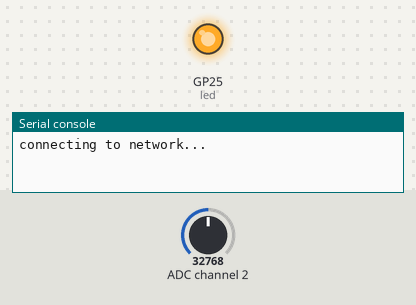
This program was run on a simulated Raspberry Pi Pico running MicroPython. Parts: output pins drawn as LEDs (lit = HIGH), the last lines printed to the serial console. The test bench sets the inputs (shaded band); at power-on: ADC channel 2 = 32768 (analog values on the 0–65535 scale). WiFi joins after 1.5 s; random numbers come from a fixed seed; values from a settings file that is not in the repository are placeholders; web requests get an empty 200 reply after 0.4 s; pins used as bus, display or sensor lines are not drawn.

Above: at 1.7 s.
At 2.9 s:
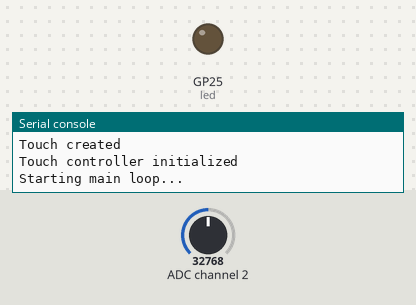
Timing chart, 0 to 4.4 s (numbered marks = the images above):
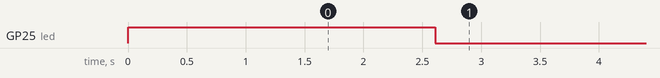

The program:

main.py
```python
import time
import sys
from machine import Timer
from dbmeter import DBMeter
from lcd import LCD_1inch69
from touch import Touch_CST816D
from bar_gauge import BarGauge
from typing import Union
from urandom import randint

#Pin definition  引脚定义
I2C_SDA = 4  # Touch: I2C0 SDA on GP4
I2C_SDL = 5  # Touch: I2C0 SCL on GP5
I2C_IRQ = 17
I2C_RST = 16

DC = 14
CS = 9
SCK = 10
MOSI = 11
MISO = 12
RST = 8

BL = 15


#Volume Meter UI  音量计UI
class VolmeMeterUI:

    custom_bar_color: Union[int, None] = None

    def __init__(self, lcd: LCD_1inch69, min_db=0, max_db=100):
        """
        Initialize the volume meter UI

        Args:
            lcd: LCD_1inch69 display object
            min_db: Minimum decibel value for the scale
            max_db: Maximum decibel value for the scale
        """
        self.lcd = lcd
        self.min_db = min_db
        self.max_db = max_db
        self.current_db = 0

        # Initialize gauge renderer

        # Bar gauge
        self.bar_gauge = BarGauge(
            lcd,
            bar_width=200,
            bar_height=30,
            x=20,
            y=120
        )

        # Mode tracking: True = arc, False = bar
        self.use_arc_mode = False


    def get_color_for_db(self, db_value):
        """
        Return color based on dB level
        Green (quiet): 30-60 dB
        Yellow (normal): 60-80 dB
        Red (loud): 80+ dB
        """
        if db_value < 60:
            return self.lcd.green
        elif db_value < 80:
            return self.lcd.yellow
        else:
            return self.lcd.red

    def update_decibel(self, db_value):
        """Update the current decibel value"""
        self.current_db = db_value
        self.draw()

    def draw(self):
        """Draw the volume meter UI"""
        # Clear screen with white background
        self.lcd.fill(self.lcd.white)

        # Title
        self.lcd.write_text('Volume Level', 25, 20, 2, self.lcd.black)

        # Calculate fill percentage based on current dB
        db_range = self.max_db - self.min_db
        fill_percent = (self.current_db - self.min_db) / db_range
        # Clamp to 0-1 range
        fill_percent = max(0.0, min(1.0, fill_percent))

        # Get color for current level
        bar_color = self.custom_bar_color or self.get_color_for_db(self.current_db)

        # Render appropriate gauge based on mode
        self.bar_gauge.draw(fill_percent, bar_color)

        # Draw dB value as large text (centered below gauge)
        db_text = str(int(self.current_db))
        self.lcd.write_text(db_text, 80, 180, 5, bar_color)

        # Draw "dB" label
        self.lcd.write_text('dB', 170, 195, 3, self.lcd.black)

        # Draw min/max range indicators
        self.lcd.write_text(str(self.min_db), 20, 155, 2, self.lcd.black)
        self.lcd.write_text(str(self.max_db), 180, 155, 2, self.lcd.black)

        # Update display
        self.lcd.show()

if __name__=='__main__':
    # Wrap everything in try/except to prevent blocking REPL
    try:
        print("Starting Volume Meter...")
        LCD = None
        vm_ui = None
        db_meter = None

        try:
            LCD = LCD_1inch69()
            LCD.set_bl_pwm(65535)
            print("LCD initialized")
        except Exception as e:
            print(f"LCD init failed: {e}")

        if LCD:
            try:
                # Initialize volume meter UI
                vm_ui = VolmeMeterUI(LCD, min_db=0, max_db=100)
                print("Volume Meter initialized")
            except Exception as e:
                print(f"VolmeMeterUI init failed: {e}")

        try:
            db_meter = DBMeter()
            print("DBMeter initialized")
        except Exception as e:
            print(f"DBMeter init failed: {e}")

        # Initialize touch controller (gesture mode)
        touch = None
        try:
            print("Initializing touch...")
            touch = Touch_CST816D(LCD=LCD)
            print("Touch created")
            touch.Set_Mode(0)  # 0 = gesture mode
            print("Touch controller initialized")
        except Exception as e:
            print(f"Touch init failed: {e}")
            print("Continuing without touch support")

        if not (vm_ui and db_meter and LCD):
            print("ERROR: Failed to initialize required components")
            import sys
            sys.exit()

        # Timer callback to update meter
        def update_meter(timer):
            assert vm_ui is not None, "UI should be initialized in order to update display"
            assert db_meter is not None, "DB Meter should be initialized to record volume"

            start = time.ticks_ms()
            sound_level = db_meter.current_decibel
            if sound_level > 70:
                db_meter.notify()
            vm_ui.update_decibel(sound_level)
            elapsed = time.ticks_ms() - start

            if elapsed > 100:
                print(f"Update took {elapsed}ms")

        # Create timer that triggers every 500ms (0.5 seconds)
        timer = Timer(-1)
        timer.init(period=500, mode=Timer.PERIODIC, callback=update_meter)
        print("Starting main loop...")

        # Keep the program running
        while True:
            # Check for long press gesture (0x0C)
            if touch and touch.Gestures == 0x0C:
                colors = [LCD.blue, LCD.black, LCD.red, LCD.yellow]
                new_color = colors[randint(0,3)]
                vm_ui.custom_bar_color = new_color
                print(f"Updated bar color to {new_color=}")
                touch.Gestures = "None"  # Reset gesture after handling
                time.sleep(0.5)  # Debounce delay
            time.sleep(0.1)
    except KeyboardInterrupt:
        timer.deinit()
        if LCD:
            LCD.fill(LCD.white)
            LCD.write_text(text="STOP",x=0,y=60,size=5,color=LCD.red)
            LCD.show()
            time.sleep(1)  # Show message briefly
            LCD.set_bl_pwm(0)  # Turn off backlight
        print("Main interrupted by user - REPL available")
    except Exception as e:
        timer.deinit()
        if LCD:
            LCD.fill(LCD.white)
            LCD.write_text(text="FAIL",x=0,y=60,size=5,color=LCD.red)
            LCD.show()
            time.sleep(1)  # Show message briefly
            LCD.set_bl_pwm(0)  # Turn off backlight
        print(f"Main startup failed: {e}")
        print("REPL remains available for debugging")
        sys.print_exception(e)
```

dbmeter.py
```python
import machine
import utime
import urequests
import sys
import ujson

class DBMeter():

###############################################
    # Constants
    # I2C address
    PCBARTISTS_DBM = 0x48

    # Registers
    I2C_REG_VERSION		= 0x00
    I2C_REG_ID3			= 0x01
    I2C_REG_ID2			= 0x02
    I2C_REG_ID1			= 0x03
    I2C_REG_ID0			= 0x04
    I2C_REG_SCRATCH		= 0x05
    I2C_REG_CONTROL		= 0x06
    I2C_REG_TAVG_HIGH	= 0x07
    I2C_REG_TAVG_LOW	= 0x08
    I2C_REG_RESET		= 0x09
    I2C_REG_DECIBEL		= 0x0A
    I2C_REG_MIN			= 0x0B
    I2C_REG_MAX			= 0x0C
    I2C_REG_THR_MIN     = 0x0D
    I2C_REG_THR_MAX     = 0x0E
    I2C_REG_HISTORY_0	= 0x14
    I2C_REG_HISTORY_99	= 0x77

    # Notifications
    LAST_NOTIFICATION = 0 #
    NOTIFICATION_COOLDOWN = 90 # seconds

###############################################

    def __init__(self):
        # Initialize I2C with pins
        # Using I2C1 bus with GP2 (SDA) and GP3 (SCL)
        self.i2c = machine.I2C(1,
                        scl=machine.Pin(3),
                        sda=machine.Pin(2),
                        freq=100000)

    ###############################################
    # Functions

    def reg_write(self, addr, reg, data):
        """
        Write bytes to the specified register.
        """

        # Construct message
        msg = bytearray()
        msg.append(data)

        # Write out message to register
        self.i2c.writeto_mem(addr, reg, msg)

    def reg_read(self, addr, reg, nbytes=1):
        """
        Read byte(s) from specified register. If nbytes > 1, read from consecutive
        registers.
        """

        # Check to make sure caller is asking for 1 or more bytes
        if nbytes < 1:
            return bytearray()

        # Request data from specified register(s) over I2C
        data = self.i2c.readfrom_mem(addr, reg, nbytes)

        return data

    @property
    def current_decibel(self):
        """
        Read the current sound level in decibels (dB SPL) from the meter.

        :return: Current sound level as integer
        """
        try:
            data = self.reg_read(self.PCBARTISTS_DBM, self.I2C_REG_DECIBEL)
            self._decibel_value = int.from_bytes(data, "big")
            return self._decibel_value
        except Exception as e:
            print(f"DBMeter Error - Failed to read I2C register: {type(e).__name__}: {e}")
            return 0

    @property
    def notification_cooldown(self):
        """
        Docstring for notification_cooldown

        :param self: Description

        :return: Whether cooldown since last notification is over
        """
        time_since_last_cooldown = round( (utime.ticks_diff(utime.ticks_ms(),self.LAST_NOTIFICATION)) / 1000 ) # seconds
        print(time_since_last_cooldown)
        return time_since_last_cooldown > self.NOTIFICATION_COOLDOWN


    def notify(self,body = None, title = None):
        """
        data = f"You are being too loud: {self._decibel_value}db".encode("utf-8")
        headers = {
            "Title": "Shhhhhh....",
            "Priority": "urgent",
            "Tags": "warning,loudspeaker"
        }
        print("Alerting user of noise disturbance.")
        urequests.post("https://ntfy.oss.house/volume_alerts", data=data, headers=headers)
        """
        try:
            assert self.notification_cooldown, "Cooldown period is not over"
            response = urequests.post(
                url="http://ntfy.oss.house/push",
                headers={
                    "Content-Type": "application/json; charset=utf-8",
                },
                data=ujson.dumps({
                    "body": body or f"You are being too loud: {self._decibel_value}db",
                    "device_key": "47ms9y4nmKRTkKodctcWdR",
                    "title": title or "Noise Alert",
                    # "sound": "minuet",
                    "badge": 1,
                    "icon": "https://cdn-icons-png.flaticon.com/512/1320/1320548.png", # Red Siren Light
                    "group": "noise-alert",
                    # "url": "https://mritd.com"
                })
            )
            self.LAST_NOTIFICATION = utime.ticks_ms()
            print('Response HTTP Status Code: {status_code}'.format(
                status_code=response.status_code))
            print('Response HTTP Response Body: {content}'.format(
                content=response.content))
        except OSError as e:
            print(f'HTTP Request failed: {e}')
        except AssertionError as e:
            print(f"Error: {e}")

###############################################
# Main
if __name__=="__main__":
    db_meter = DBMeter()

    # Read device ID to make sure that we can communicate with the ADXL343
    data = db_meter.reg_read(db_meter.PCBARTISTS_DBM, db_meter.I2C_REG_VERSION)
    print("dbMeter VERSION = 0x{:02x}".format(int.from_bytes(data, "big")))

    data = db_meter.reg_read(db_meter.PCBARTISTS_DBM, db_meter.I2C_REG_ID3, 4)
    print("Unique ID: 0x{:02x} ".format(int.from_bytes(data, "big")))

    db_meter.notify(body=f"Testing Meter {db_meter.current_decibel}db")

    utime.sleep(3)

    db_meter.notify(body=f"Testing Meter {db_meter.current_decibel}db")

    utime.sleep(7)

    db_meter.notify(body=f"Testing Meter {db_meter.current_decibel}db")

    while True:
        sound_level = db_meter.current_decibel
        print("Sound Level (dB SPL) = {:02d}".format(sound_level))
        utime.sleep (2)
    sys.exit()
```

touch.py
```python
from machine import Pin,I2C
import time


#Pin definition  引脚定义
I2C_SDA = 4  # Touch: I2C0 SDA on GP4
I2C_SDL = 5  # Touch: I2C0 SCL on GP5
I2C_IRQ = 17
I2C_RST = 16

DC = 14
CS = 9
SCK = 10
MOSI = 11
MISO = 12
RST = 8

BL = 15

#Touch drive  触摸驱动
class Touch_CST816D(object):
    #Initialize the touch chip  初始化触摸芯片
    def __init__(self,address=0x15,mode=0,i2c_num=0,i2c_sda=I2C_SDA,i2c_scl=I2C_SDL,irq_pin=I2C_IRQ,rst_pin=I2C_RST,LCD=None):
        self._bus = I2C(scl=Pin(i2c_scl),sda=Pin(i2c_sda),freq=400_000) #Initialize I2C 初始化I2C
        self._address = address #Set slave address  设置从机地址
        self.int=Pin(irq_pin,Pin.IN, Pin.PULL_UP)
        self.rst=Pin(rst_pin,Pin.OUT)
        self.Reset()
        bRet=self.WhoAmI()
        if bRet :
            print("Success:Detected CST816D.")
            Rev= self.Read_Revision()
            print("CST816D Revision = {}".format(Rev))
            self.Stop_Sleep()
        else    :
            print("Error: Not Detected CST816D.")
            return None
        self.Mode = mode
        self.Gestures="None"
        self.Flag = self.Flgh =self.l = 0
        self.X_point = self.Y_point = 0
        self.int.irq(handler=self.Int_Callback,trigger=Pin.IRQ_FALLING)
        if not LCD:
            from lcd import LCD_1inch69
            self.LCD = LCD_1inch69()
            self.LCD.set_bl_pwm(65535)
        else:
            self.LCD = LCD

    def _read_byte(self,cmd):
        rec=self._bus.readfrom_mem(int(self._address),int(cmd),1)
        return rec[0]

    def _read_block(self, reg, length=1):
        rec=self._bus.readfrom_mem(int(self._address),int(reg),length)
        return rec

    def _write_byte(self,cmd,val):
        self._bus.writeto_mem(int(self._address),int(cmd),bytes([int(val)]))

    def WhoAmI(self):
        if (0xB5) != self._read_byte(0xA7):
            return False
        return True

    def Read_Revision(self):
        return self._read_byte(0xA9)

    #Stop sleeping  停止睡眠
    def Stop_Sleep(self):
        self._write_byte(0xFE,0x01)

    #Reset  复位
    def Reset(self):
        self.rst(0)
        time.sleep_ms(1)
        self.rst(1)
        time.sleep_ms(50)

    #Set mode  设置模式
    def Set_Mode(self,mode,callback_time=10,rest_time=5):
        # mode = 0 gestures mode
        # mode = 1 point mode
        # mode = 2 mixed mode
        if (mode == 1):
            self._write_byte(0xFA,0X41)

        elif (mode == 2) :
            self._write_byte(0xFA,0X71)

        else:
            self._write_byte(0xFA,0X11)
            self._write_byte(0xEC,0X01)

    #Get the coordinates of the touch  获取触摸的坐标
    def get_point(self):
        xy_point = self._read_block(0x03,4)

        x_point= ((xy_point[0]&0x0f)<<8)+xy_point[1]
        y_point= ((xy_point[2]&0x0f)<<8)+xy_point[3]

        self.X_point=x_point
        self.Y_point=y_point

    #Draw points and show  画点并显示
    def Touch_HandWriting(self):
        x = y = data = 0
        color = 0
        self.Flgh = 0
        self.Flag = 0
        self.Mode = 1
        self.Set_Mode(self.Mode)

        self.LCD.fill(self.LCD.white)
        self.LCD.rect(118,138,2,2,self.LCD.black)
        self.LCD.show()

        try:
            while True:
                if self.Flag == 1:
                    self.LCD.pixel(self.X_point,self.Y_point,color)
                    self.LCD.rect(self.X_point - 1,self.Y_point - 1,2,2,color)
                    self.LCD.Windows_show(x,y,self.X_point,self.Y_point)

        except KeyboardInterrupt:
            pass

    #Gesture  手势
    def Touch_Gesture(self):
        self.Mode = 0
        self.Set_Mode(self.Mode)
        self.LCD.write_text('Gesture test',70,90,1,self.LCD.black)
        self.LCD.write_text('Complete as prompted',35,120,1,self.LCD.black)
        self.LCD.show()
        time.sleep(5)
        self.LCD.fill(self.LCD.white)
        while self.Gestures != 0x02:
            self.LCD.fill(self.LCD.red)
            self.LCD.write_text('UP',100,110,3,self.LCD.black)
            self.LCD.show()

        while self.Gestures != 0x01:
            self.LCD.fill(self.LCD.black)
            self.LCD.write_text('DOWM',70,110,3,self.LCD.white)
            self.LCD.show()

        while self.Gestures != 0x03:
            self.LCD.fill(self.LCD.blue)
            self.LCD.write_text('LEFT',70,110,3,self.LCD.brown)
            self.LCD.show()

        while self.Gestures != 0x04:
            self.LCD.fill(self.LCD.brown)
            self.LCD.write_text('RIGHT',60,110,3,self.LCD.green)
            self.LCD.show()

        while self.Gestures != 0x0C:
            self.LCD.fill(self.LCD.yellow)
            self.LCD.write_text('Long Press',40,110,2,self.LCD.dark_red)
            self.LCD.show()

        while self.Gestures != 0x0B:
            self.LCD.fill(self.LCD.green)
            self.LCD.write_text('Double Click',25,110,2,self.LCD.yellow)
            self.LCD.show()

    def Int_Callback(self,pin):
        if self.Mode == 0 :
            self.Gestures = self._read_byte(0x01)

        elif self.Mode == 1:
            self.Flag = 1
            self.get_point()

    def Timer_callback(self,t):
        self.l += 1
        if self.l > 100:
            self.l = 50
```

bar_gauge.py
```python
"""
Simple horizontal bar gauge renderer for volume meter
"""

class BarGauge:
    """
    Renders a simple horizontal filled bar gauge.
    """

    def __init__(self, lcd, bar_width=200, bar_height=30, x=20, y=120):
        """
        Initialize the bar gauge.

        Args:
            lcd: LCD display object
            bar_width: Width of the bar in pixels
            bar_height: Height of the bar in pixels
            x: X position of bar top-left
            y: Y position of bar top-left
        """
        self.lcd = lcd
        self.bar_width = bar_width
        self.bar_height = bar_height
        self.x = x
        self.y = y

    def draw(self, fill_percent, color):
        """
        Draw the filled bar.

        Args:
            fill_percent: Fill percentage (0.0 to 1.0)
            color: Color for the bar fill
        """
        # Draw background bar outline (empty rectangle)
        self.lcd.rect(self.x, self.y, self.bar_width, self.bar_height, self.lcd.black)

        # Calculate and draw filled portion
        fill_width = int(self.bar_width * fill_percent)
        if fill_width > 1:
            self.lcd.fill_rect(self.x + 1, self.y + 1, fill_width - 1, self.bar_height - 2, color)
```

Source omitted: lcd.py (8565 bytes), boot.py (1152 bytes)
